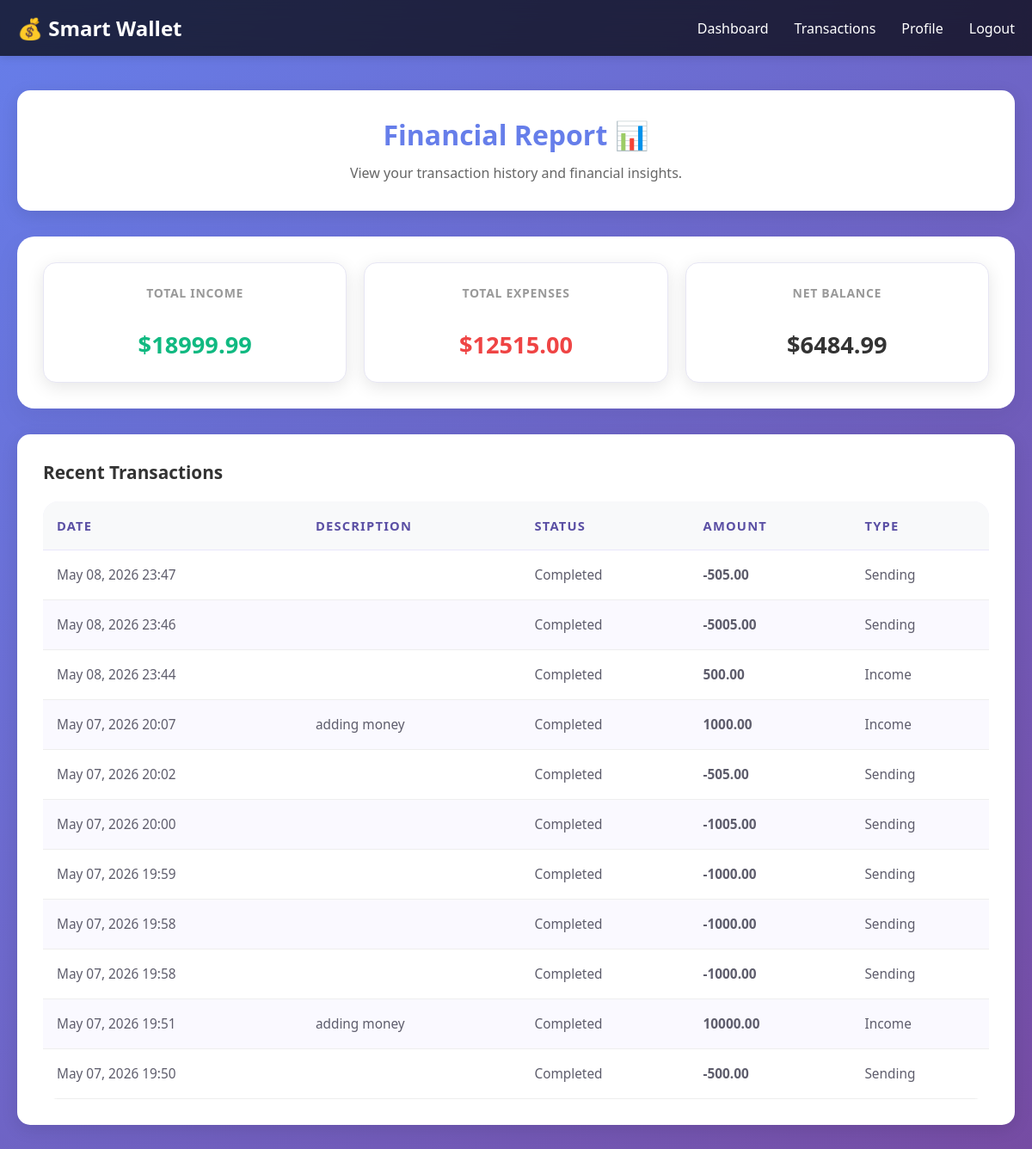
/user/view_report/ (signed in), run on the app's committed database.
### user/models.py (models this page shows, shortened)
class WalletUser(AbstractUser):
    email = models.EmailField(unique=True)

### transactions/models.py (models this page shows, shortened)
class Transaction(models.Model):
    TYPE_CHOICES = [
        ('income' , 'Income'),
        ('expense', 'Expense'),
        ('saving' , 'Saving'),
        ('send'   , 'Sending')
    ]
    reciever = models.ForeignKey('user.Wallet',
        on_delete=models.CASCADE,
        null = True,
        blank = True)
    fee = models.DecimalField(max_digits=10,decimal_places=2,default=0)
    wallet = models.ForeignKey('user.Wallet', on_delete=models.CASCADE, related_name='transactions')
    amount = models.DecimalField(max_digits=10, decimal_places=2)
    type = models.CharField(max_length=10, choices=TYPE_CHOICES)
    date = models.DateTimeField(auto_now_add=True)
    description = models.TextField(null=True, blank=True)
    budget = models.ForeignKey(
    'Budget',
    on_delete=models.CASCADE,
    related_name='transactions',
    null=True,
    blank=True
    )
    saving_goals = models.ForeignKey('SavingGoals'
        ,on_delete=models.CASCADE
        ,related_name='transactions'
        ,null=True
        ,blank=True)

### user/views.py (the view)
# urls.py: path('view_report/', views.view_report, name='view_report'),
@login_required
def view_report(request):
    user = _get_current_user(request)
    if not user:
        return redirect('login')
    try:
        wallet = user.wallet
    except models.Wallet.DoesNotExist:
        return redirect('login')
    user.total_balance = wallet.total_balance
    user.total_income = wallet.total_income
    user.total_expense = wallet.total_expense
    transaction = transactions_models.Transaction.objects.filter(wallet=wallet).order_by('-date')
    return render(request, 'view_report.html', {
        'user': user,
        'wallet': wallet,
        'transaction': transaction
    })

### user/views.py (called while the page is built)
def _get_current_user(request):
    user = request.user if request.user.is_authenticated else None
    if not user:
        user_id = request.session.get('user_id')
        if user_id:
            user = User.objects.filter(id=user_id).first()
    if user and not user.first_name:
        user.first_name = user.username
    return user

### templates/view_report.html (shortened to what this page needs)
<!DOCTYPE html>
{% load static %}
<html lang="en">
<head>
    <link rel="stylesheet" href="{% static 'css/style.css' %}">
</head>
<body id="report-body">
    <header id="report-header">
        <nav id="report-nav">
            <div class="logo">💰 Smart Wallet</div>
            <ul class="nav-links">
                <li><a href="{% url 'home' %}">Dashboard</a></li>
                <li><a href="{% url 'transactions' %}">Transactions</a></li>
                <li><a href="{% url 'profile' %}">Profile</a></li>
                <li><a href="{% url 'logout' %}">Logout</a></li>
            </ul>
        </nav>
    </header>
    <div class="container" id="report-container">
        <div class="report-section">
            <h1>Financial Report 📊</h1>
            <p>View your transaction history and financial insights.</p>
        </div>
        <div class="report-summary">
            <div class="summary-card">
                <h3>Total Income</h3>
                <p class="amount positive">${{ user.total_income|default:0 }}</p>
            </div>
            <div class="summary-card">
                <h3>Total Expenses</h3>
                <p class="amount negative">${{ user.total_expense|default:0 }}</p>
            </div>
            <div class="summary-card">
                <h3>Net Balance</h3>
                <p class="amount">${{ user.total_balance|default:0 }}</p>
            </div>
        </div>
        <div class="report-table">
            <h2>Recent Transactions</h2>
            <table>
                <thead>
                    <tr>
                        <th>Date</th>
                        <th>Description</th>
                        <th>Status</th>
                        <th>Amount</th>
                        <th>Type</th>
                    </tr>
                </thead>
                <tbody>
                    {% for t in transaction %}
                    <tr>
                        <td>{{ t.date|date:"M d, Y H:i" }}</td>
                        <td>{{ t.description }}</td>
                        <td><span class="badge badge-success">Completed</span></td>
                        <td class="{% if t.type == 'send' or t.type == 'expense' %}amount-negative{% else %}amount-positive{% endif %}">
                            {% if t.type == 'send' or t.type == 'expense' %}-{% endif %}{{ t.amount|floatformat:2 }}
                        </td>
                        <td>{{ t.get_type_display }}</td>
                    </tr>
                    {% empty %}
                    <tr>
                        <td colspan="5">No transactions found.</td>
                    </tr>
                    {% endfor %}
                </tbody>
            </table>
        </div>
    </div>
</body>
</html>

### static/css/style.css (style rules this page uses)
* { margin: 0; padding: 0; box-sizing: border-box; }
.logo { font-size: 24px; font-weight: bold; color: #fff; }
.nav-links { display: flex; gap: 30px; list-style: none; }
.nav-links a { color: #fff; text-decoration: none; transition: color 0.3s; }
.container { max-width: 1200px; margin: 0 auto; padding: 40px 20px; }
.amount-positive { color: #27ae60; }
.amount-negative { color: #e74c3c; }
#settings-header, #report-header { background: rgba(255, 255, 255, 0.85); backdrop-filter: blur(12px); box-shadow: 0 10px 30px rgba(0, 0, 0, 0.08); position: sticky; top: 0; z-index: 10; }
#settings-nav, #report-nav { max-width: 1200px; margin: 0 auto; padding: 1rem 20px; display: flex; justify-content: space-between; align-items: center; }
#settings-container, #report-container { max-width: 1100px; margin: 0 auto; padding: 40px 20px; }
.settings-section, .report-section { background: rgba(255, 255, 255, 0.92); border-radius: 22px; padding: 30px 35px; box-shadow: 0 15px 40px rgba(102, 126, 234, 0.12); margin-bottom: 30px; }
.settings-section h1, .report-section h1 { margin-bottom: 10px; font-size: 2rem; color: #3f3d56; }
.settings-section p, .report-section p { color: #5e5d6c; font-size: 1rem; line-height: 1.7; }
.settings-form, .report-summary, .report-table { background: white; border-radius: 20px; padding: 30px; box-shadow: 0 10px 30px rgba(0, 0, 0, 0.06); margin-bottom: 30px; }
.report-summary { display: grid; grid-template-columns: repeat(auto-fit, minmax(220px, 1fr)); gap: 20px; }
.summary-card { background: #f8f7ff; border: 1px solid #e7e6f4; border-radius: 18px; padding: 24px; min-height: 140px; display: flex; flex-direction: column; justify-content: space-between; }
.summary-card h3 { font-size: 1rem; color: #6c63ff; margin-bottom: 12px; text-transform: uppercase; letter-spacing: 0.05em; }
.summary-card .amount { font-size: 1.7rem; font-weight: 700; }
.report-table h2 { margin-bottom: 18px; color: #3f3d56; font-size: 1.3rem; }
.report-table table { width: 100%; border-collapse: collapse; overflow: hidden; border-radius: 18px; }
.report-table th, .report-table td { padding: 18px 16px; text-align: left; }
.report-table thead { background: #f2efff; }
.report-table th { font-size: 0.92rem; color: #5a4fa4; text-transform: uppercase; letter-spacing: 0.08em; border-bottom: 1px solid #e9e6fb; }
.report-table tbody tr { border-bottom: 1px solid #f0eff8; }
.report-table tbody tr:last-child { border-bottom: none; }
.report-table td { color: #5e5d6c; font-size: 0.96rem; }
.report-table tbody tr:nth-child(even) { background: #faf9ff; }
.positive { color: #27ae60; font-weight: 700; }
.negative { color: #e74c3c; font-weight: 700; }
.amount-positive { color: #16a34a; font-weight: 600; }
.amount-negative { color: #dc2626; font-weight: 600; }
#report-body { font-family: 'Segoe UI', Tahoma, Geneva, Verdana, sans-serif; background: linear-gradient(135deg, #667eea 0%, #764ba2 100%); min-height: 100vh; color: #333; }
#report-header { background-color: rgba(0, 0, 0, 0.7); padding: 1rem 0; box-shadow: 0 2px 10px rgba(0, 0, 0, 0.1); }
#report-nav { max-width: 1200px; margin: 0 auto; padding: 0 20px; display: flex; justify-content: space-between; align-items: center; }
#report-container { max-width: 1200px; margin: 0 auto; padding: 40px 20px; }
.report-section { background: white; border-radius: 15px; padding: 30px; margin-bottom: 30px; box-shadow: 0 5px 20px rgba(0, 0, 0, 0.1); text-align: center; }
.report-section h1 { color: #667eea; margin-bottom: 10px; }
.report-section p { color: #666; font-size: 16px; }
.report-summary { display: grid; grid-template-columns: repeat(auto-fit, minmax(250px, 1fr)); gap: 20px; margin-bottom: 30px; }
.summary-card { background: white; border-radius: 15px; padding: 25px; box-shadow: 0 5px 20px rgba(0, 0, 0, 0.1); text-align: center; }
.summary-card h3 { color: #999; text-transform: uppercase; margin-bottom: 10px; font-size: 14px; }
.amount { font-size: 24px; font-weight: bold; color: #333; }
.amount.positive { color: #10b981; }
.amount.negative { color: #ef4444; }
.report-table { background: white; border-radius: 15px; padding: 30px; box-shadow: 0 5px 20px rgba(0, 0, 0, 0.1); }
.report-table h2 { margin-bottom: 20px; color: #333; }
table { width: 100%; border-collapse: collapse; }
th, td { padding: 12px; text-align: left; border-bottom: 1px solid #eee; }
th { background-color: #f8f9fa; font-weight: 600; color: #333; }
.positive { color: #10b981; }
.negative { color: #ef4444; }

### data on the page
WalletUser: total_income "18999.99", total_expense "12515.00", total_balance "6484.99"
Transaction: date "May 08, 2026 23:47", amount "505.00", type "Sending"
Transaction: date "May 08, 2026 23:46", amount "5005.00", type "Sending"
Transaction: date "May 08, 2026 23:44", amount "500.00", type "Income"
Transaction: date "May 07, 2026 20:07", description "adding money", amount "1000.00", type "Income"
Transaction: date "May 07, 2026 20:02", amount "505.00", type "Sending"
Transaction: date "May 07, 2026 20:00", amount "1005.00", type "Sending"
Transaction: date "May 07, 2026 19:59", amount "1000.00", type "Sending"
Transaction: date "May 07, 2026 19:58", amount "1000.00", type "Sending"
Transaction: date "May 07, 2026 19:58", amount "1000.00", type "Sending"
Transaction: date "May 07, 2026 19:51", description "adding money", amount "10000.00", type "Income"
Transaction: date "May 07, 2026 19:50", amount "500.00", type "Sending"
